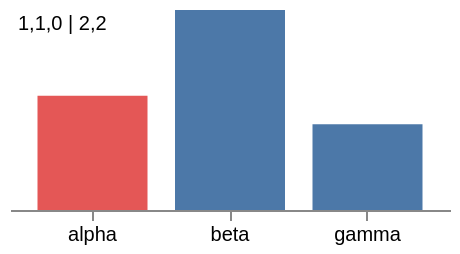

Specify this chart in Vega-Lite:
### Vega specification from a JSON file in a GitHub repository (floating-point values rounded to 4 significant figures)
{"$schema": "https://vega.github.io/schema/vega/v6.json", "description": "modify() writes a dataset from an expression, which is what an interactive selection is built on: remove matches an object field by field rather than by identity, insert adds rows, and toggle adds what is not there. A dataset with nothing in it and nothing to add answers 0 and is left alone. What this fixture does not exercise is a toggle that *removes* a row, because upstream's changeset is applied after the run and then applied again, so a signal-driven toggle of an existing row ends with two copies of it rather than none; the once-only behaviour is what an event handler gets and what TransformReferenceTest pins.", "width": 220, "height": 100, "padding": 5, "background": "white", "data": [{"name": "picked", "values": [{"c": "alpha"}, {"c": "beta"}]}, {"name": "grown", "values": [{"c": "alpha"}]}, {"name": "empty", "values": []}, {"name": "t", "values": [{"c": "alpha", "v": 4}, {"c": "beta", "v": 7}, {"c": "gamma", "v": 3}]}], "signals": [{"name": "changed", "update": "modify('picked', {c: 'gamma'}, {c: 'alpha'})"}, {"name": "added", "update": "modify('grown', null, null, {c: 'delta'})"}, {"name": "nothing", "update": "modify('empty', null, null)"}], "scales": [{"name": "x", "type": "band", "domain": {"data": "t", "field": "c"}, "range": "width", "padding": 0.2}, {"name": "y", "type": "linear", "domain": {"data": "t", "field": "v"}, "range": "height"}], "axes": [{"scale": "x", "orient": "bottom"}], "marks": [{"type": "rect", "from": {"data": "t"}, "encode": {"enter": {"x": {"scale": "x", "field": "c"}, "width": {"scale": "x", "band": 1}, "y": {"scale": "y", "field": "v"}, "y2": {"scale": "y", "value": 0}}, "update": {"fill": {"signal": "indata('picked', 'c', datum.c) ? '#4c78a8' : (indata('grown', 'c', datum.c) ? '#e45756' : '#cccccc')"}}}}, {"type": "text", "encode": {"enter": {"x": {"value": 4}, "y": {"value": 10}, "fontSize": {"value": 10}}, "update": {"text": {"signal": "changed + ',' + added + ',' + nothing + ' | ' + length(data('picked')) + ',' + length(data('grown'))"}}}}]}
